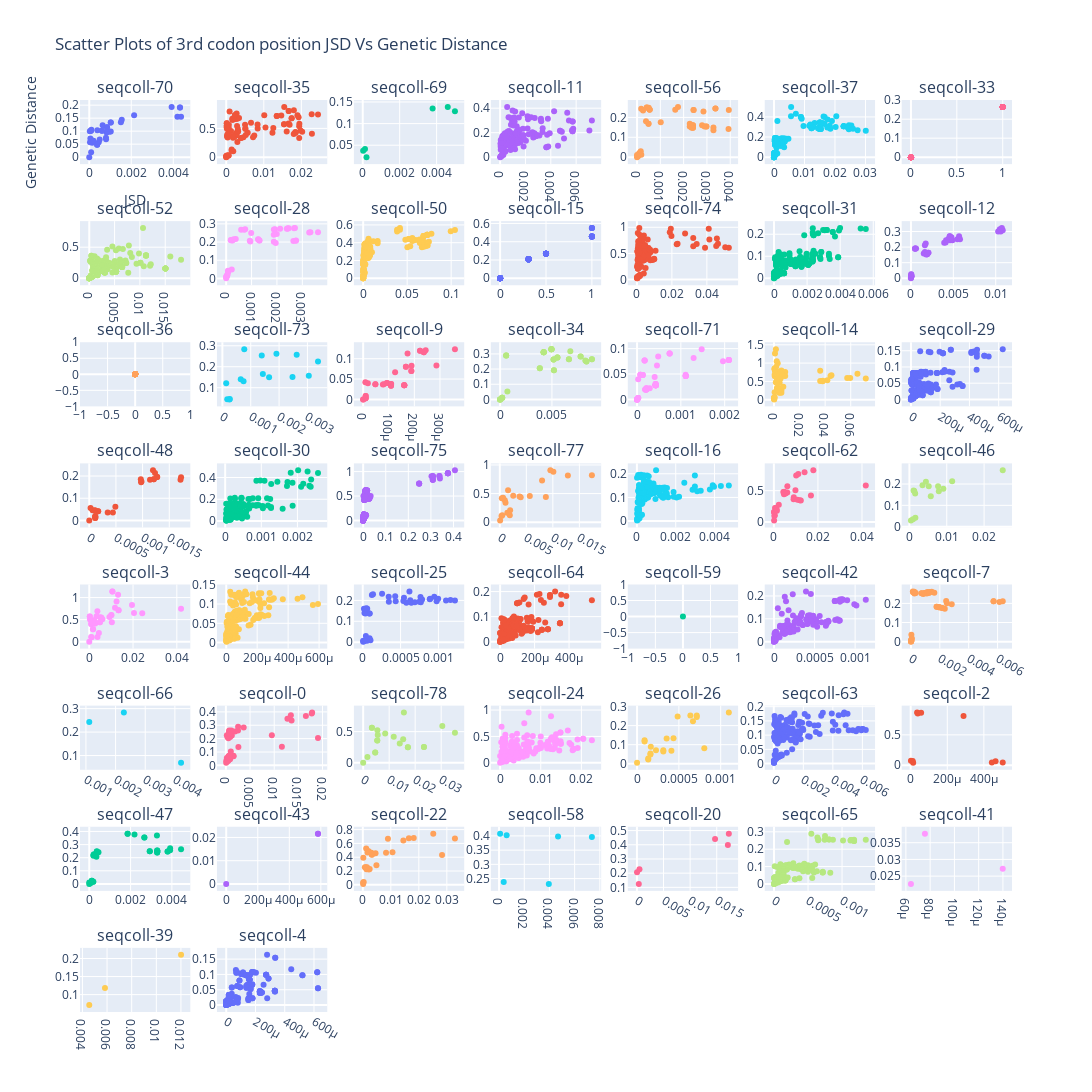

Notebook code for this chart:
### Code cell
fig = plot_scatters(info[0])
fig.write_image('Genetic Distance vs JSD (3rd codon position).pdf')
fig.show()
